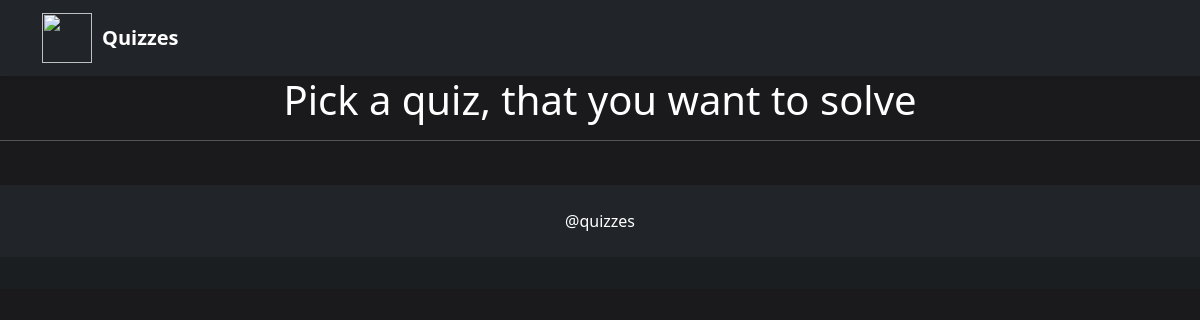
The app's page /, older data.
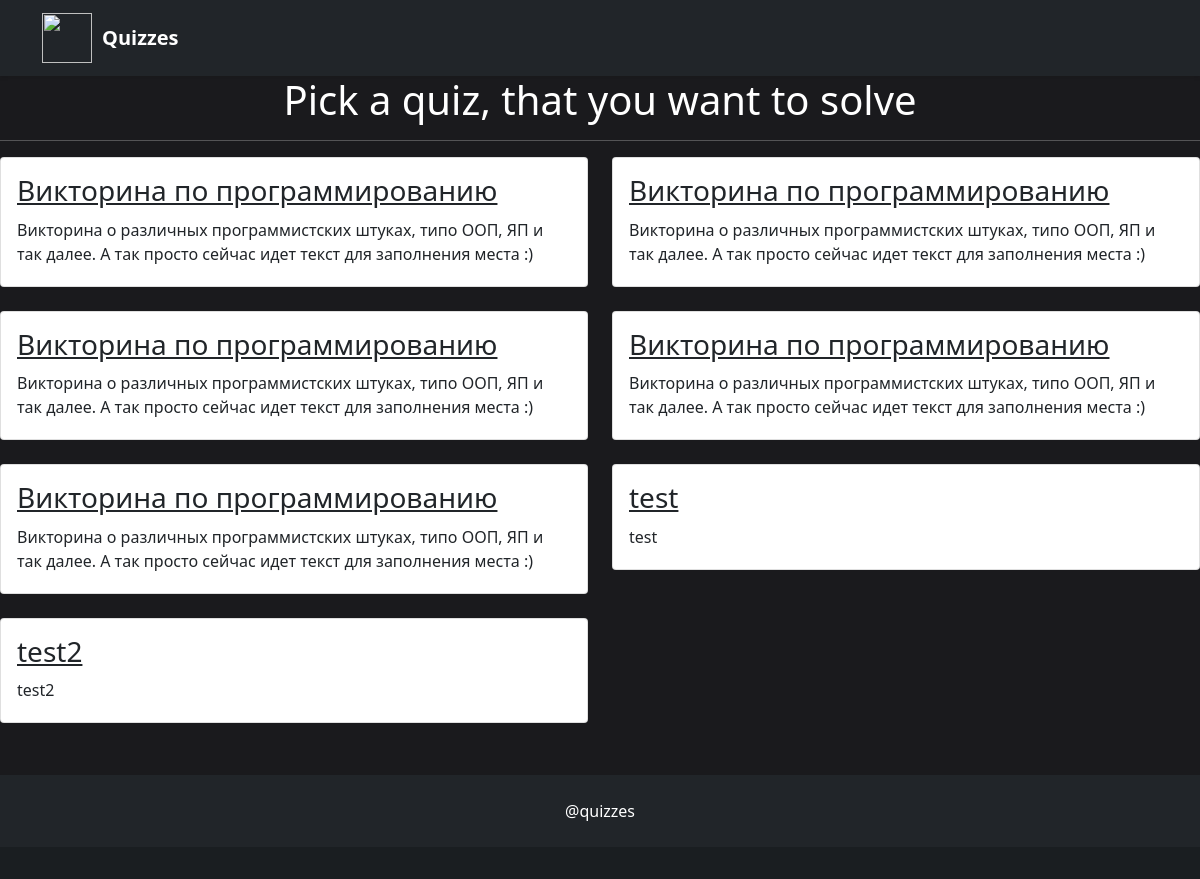
The same page, newer data.
### qz/models.py (models this page shows)
class Quiz(models.Model):
    question1 = models.ForeignKey(Question, on_delete=models.CASCADE, default=None, related_name='question1')
    question2 = models.ForeignKey(Question, on_delete=models.CASCADE, default=None, related_name='question2')
    question3 = models.ForeignKey(Question, on_delete=models.CASCADE, default=None, related_name='question3', null=True, blank=True)
    question4 = models.ForeignKey(Question, on_delete=models.CASCADE, default=None, related_name='question4', null=True, blank=True)
    question5 = models.ForeignKey(Question, on_delete=models.CASCADE, default=None, related_name='question5', null=True, blank=True)
    quiz_uuid = models.BigAutoField(primary_key=True)
    quiz_title = models.CharField(max_length=100)
    about_quiz_text = models.CharField(max_length=250, default='')
    class Meta:
        verbose_name = 'Quiz'
        verbose_name_plural = 'Quizzes'

### qz/views.py (the view)
# urls.py: path('', main_page, name='main_page'),
def main_page(request):
    quiz_list = Quiz.objects.order_by('quiz_uuid')
    return render(request, 'main_page.html', {'quiz_list': quiz_list})

### templates/main_page.html (shortened to what this page needs)
{% extends 'base.html' %}
{% block content %}
<h1 style="text-align:center">Pick a quiz, that you want to solve</h1>
<hr>
<div class="row mb-2">
    {% for quiz in quiz_list %}
        <div class="col-md-6">
          <div class="card flex-md-row mb-4 box-shadow h-md-250">
            <div class="card-body d-flex flex-column align-items-start">
              <h3 class="mb-0">
                <a class="text-dark" href="{% url 'qz:quiz_start' quiz.quiz_uuid %}">{{ quiz.quiz_title }}</a>
              </h3>
              <div class="mb-1 text-dark" style="margin:10px 10px 10px 0px">{{ quiz.about_quiz_text }}</div>
            </div>
          </div>
        </div>
    {% endfor %}
    </div>
{% endblock %}

### templates/base.html (shortened to what this page needs)
<!DOCTYPE html>
<html lang="en" xmlns="http://www.w3.org/1999/html">
<head>
<link href="https://cdn.jsdelivr.net/npm/bootstrap@5.0.0-beta3/dist/css/bootstrap.min.css" rel="stylesheet">
</head>
<body>
<header style="width:100%">
      <div class="navbar navbar-dark bg-dark shadow-sm">
        <div class="container d-flex justify-content-between">
          <a href="{% url 'qz:main_page' %}" class="navbar-brand d-flex align-items-center">
              <img src="https://image.flaticon.com/icons/png/512/3406/3406828.png" width="50" height="50" >
            <strong style="margin-left:10px;">Quizzes</strong></a>
        </div>
      </div>
    </header>
<div class="wrapper">
  <div class="content">
    {% block content %}
    {% endblock %}
</div>
  <div class="footer">
    <footer class="bg-dark text-center text-white" style="width:100%;margin-top:20px">
  <div class="container p-4 pb-0" >
    <section class="mb-4">
        @quizzes
    </section>
  </div>
  <div class="text-center p-3" style="background-color: rgba(0, 0, 0, 0.2);">
  </div>
</footer>
      </div>
    </div>
</body>
</html>

### templates/base.html (style rules this page uses)
* { margin: 0; padding: 0; }
body { color:white; display: grid; grid-template-rows: 1fr auto; background: #1A1A1D; height: 100%; }
.wrapper { position: relative; min-height: 100%; }
.wrapper { display: table; height: 100%; }
.content { display: table-row; height: 100%; }

Row changes from the older to the newer data that the page shows:
added Quiz: quiz_title "Викторина по программированию", about_quiz_text "Викторина о различных программистских штуках, типо ООП, ЯП и так далее. А так просто сейчас идет текст для заполнения места :)"
added Quiz: quiz_title "Викторина по программированию", about_quiz_text "Викторина о различных программистских штуках, типо ООП, ЯП и так далее. А так просто сейчас идет текст для заполнения места :)"
added Quiz: quiz_title "Викторина по программированию", about_quiz_text "Викторина о различных программистских штуках, типо ООП, ЯП и так далее. А так просто сейчас идет текст для заполнения места :)"
added Quiz: quiz_title "Викторина по программированию", about_quiz_text "Викторина о различных программистских штуках, типо ООП, ЯП и так далее. А так просто сейчас идет текст для заполнения места :)"
added Quiz: quiz_title "Викторина по программированию", about_quiz_text "Викторина о различных программистских штуках, типо ООП, ЯП и так далее. А так просто сейчас идет текст для заполнения места :)"
added Quiz: quiz_title "test", about_quiz_text "test"
added Quiz: quiz_title "test2", about_quiz_text "test2"
